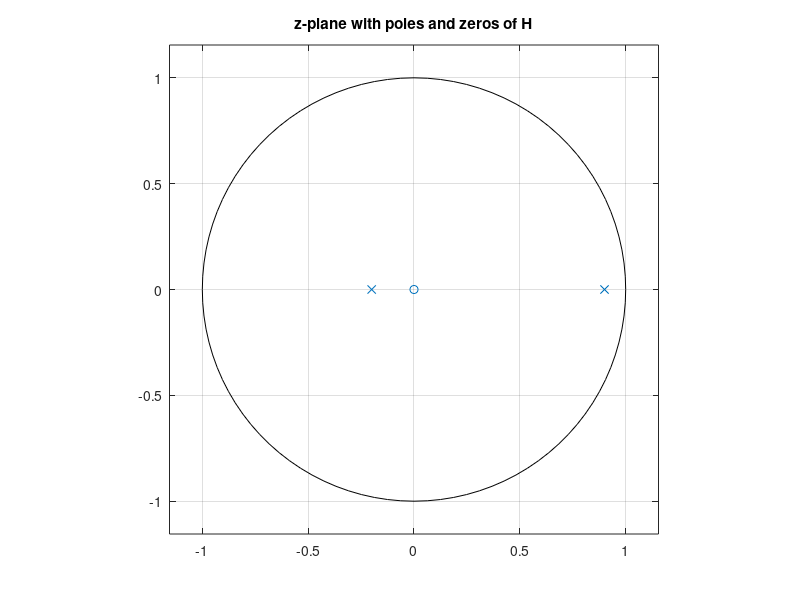
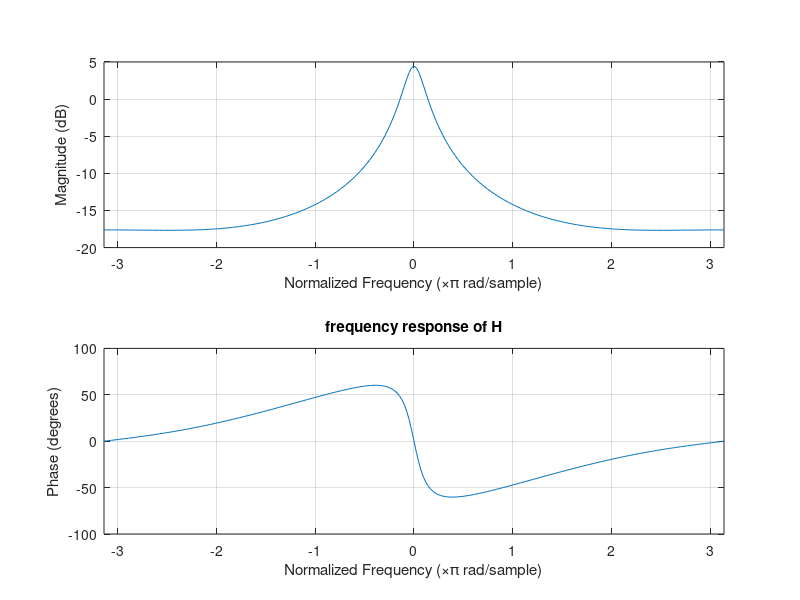
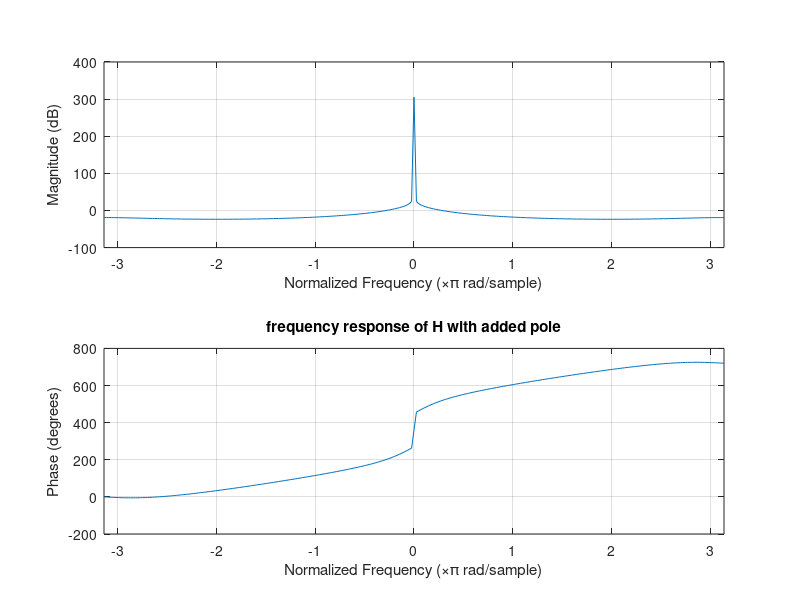

Here is the MATLAB script that generated these plots, in order:
clear all; clc;

%% Ex1

% B subquestion

num = [0.2 0]; %coeffients of z in numerator (bigger >> smaller)
den = [1 -0.7 -0.18]; %coefficients of in denumerator
Ts = 1/100; %sampling period

tf(num, den, Ts)

zeros = roots(num)
poles = roots(den)

figure(1);
zplane(zeros, poles); title('z-plane with poles and zeros of H')

% D subquestion

W = [-pi: pi/128:pi]; %plot purposes (freqz)
figure(2);
freqz(num, den, W); title('frequency response of H');

% E subquestion

den = [ 1 -1.7 -0.1 0.8]; %adding extra pole
figure(3);
freqz(num, den, W);title('frequency response of H with added pole');
